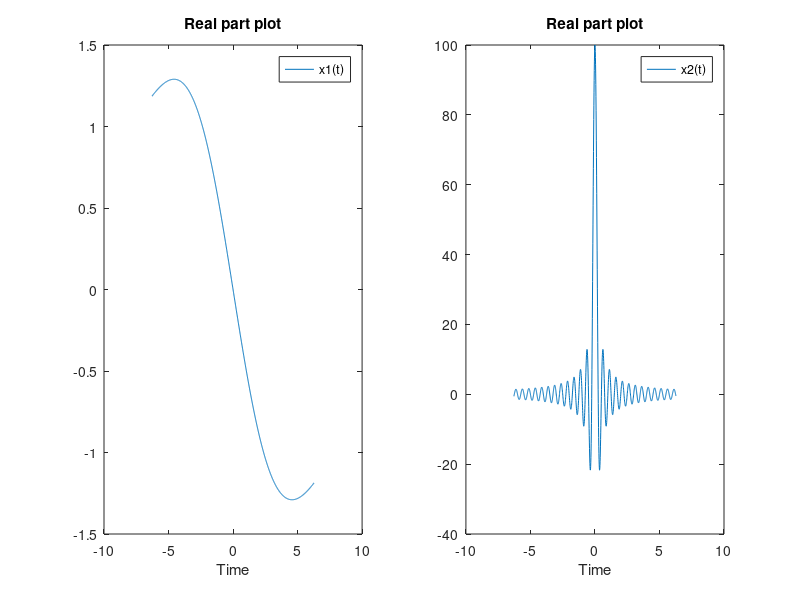
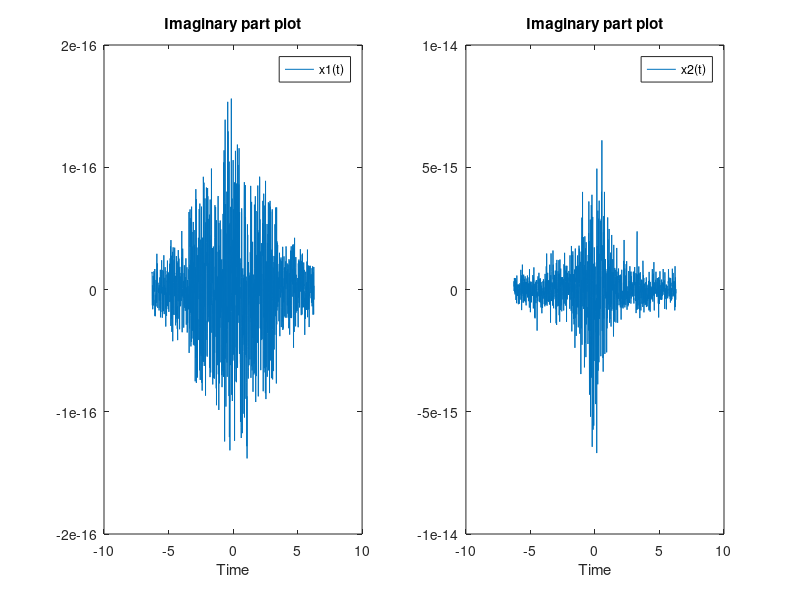

Recreate these plots in MATLAB, in order.
close
clear all
clc
%%Question 01 - Fourier Series 
t=-2*pi:0.01:2*pi; % Time period I chose to plot the signal on
%Two Embedded for loops to calculate each value of the signals
for i=1:length(t)
    x1(i)=0;
    for k=-100:100
        x1(i)=x1(i)+j*k*exp(-abs(k))*exp(j*k*2*pi*t(i)/50);
    end
    x2(i)=0;
    for k=-100:100
        x2(i)=x2(i)+abs(sin(k*pi/2))*exp(j*k*2*pi*t(i)/50);
    end
end
%Figure 1 - Subplot of the real parts of both signals
figure;
hold on % In order to plot more than one signal
subplot(1,2,1) % 1 by 2 array - position 1
plot(t,real(x1)); % Real part of x(t)
title('Real part plot');
legend('x1(t)');
xlabel('Time')
subplot(1,2,2) % Subplot 2
plot(t,real(x2)); % Plot real part of x2(t)
title('Real part plot');
legend('x2(t)');
xlabel('Time')
hold off
%Figure 2 - Subplot of the Imaginary parts of both signals
figure;
%Another 1 by 2 array of subplots
subplot(1,2,1)
plot(t,imag(x1)); %Imaginary part of x(t)
title('Imaginary part plot');
legend('x1(t)');
xlabel('Time')
subplot(1,2,2)
plot(t,imag(x2)); %Imaginary plot of x2(t)
title('Imaginary part plot');
legend('x2(t)');
xlabel('Time')